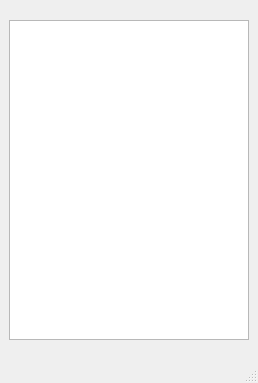
<?xml version="1.0" encoding="UTF-8"?>
<ui version="4.0">
 <class>MainWindow</class>
 <widget class="QMainWindow" name="MainWindow">
  <property name="geometry">
   <rect>
    <x>0</x>
    <y>0</y>
    <width>258</width>
    <height>383</height>
   </rect>
  </property>
  <property name="windowTitle">
   <string>MainWindow</string>
  </property>
  <widget class="QWidget" name="centralwidget">
   <layout class="QVBoxLayout" name="verticalLayout">
    <item>
     <widget class="QGraphicsView" name="graphicsView">
      <property name="minimumSize">
       <size>
        <width>240</width>
        <height>320</height>
       </size>
      </property>
      <property name="maximumSize">
       <size>
        <width>240</width>
        <height>320</height>
       </size>
      </property>
      <property name="verticalScrollBarPolicy">
       <enum>Qt::ScrollBarAlwaysOff</enum>
      </property>
      <property name="horizontalScrollBarPolicy">
       <enum>Qt::ScrollBarAlwaysOff</enum>
      </property>
     </widget>
    </item>
   </layout>
  </widget>
  <widget class="QMenuBar" name="menubar">
   <property name="geometry">
    <rect>
     <x>0</x>
     <y>0</y>
     <width>258</width>
     <height>23</height>
    </rect>
   </property>
  </widget>
  <widget class="QStatusBar" name="statusbar"/>
 </widget>
 <resources/>
 <connections/>
</ui>
